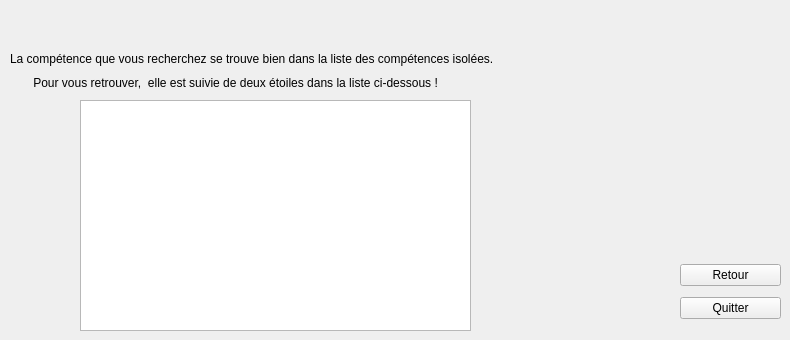
    <widget class="QWidget" name="page_24">
     <widget class="QTextBrowser" name="textBrowser_23">
      <property name="geometry">
       <rect>
        <x>80</x>
        <y>100</y>
        <width>391</width>
        <height>231</height>
       </rect>
      </property>
     </widget>
     <widget class="QWidget" name="verticalLayoutWidget_29">
      <property name="geometry">
       <rect>
        <x>680</x>
        <y>259</y>
        <width>101</width>
        <height>66</height>
       </rect>
      </property>
      <layout class="QVBoxLayout" name="verticalLayout_29">
       <item>
        <widget class="QPushButton" name="pushButton_70">
         <property name="text">
          <string>Retour</string>
         </property>
        </widget>
       </item>
       <item>
        <widget class="QPushButton" name="pushButton_71">
         <property name="text">
          <string>Quitter</string>
         </property>
        </widget>
       </item>
      </layout>
     </widget>
     <widget class="QLabel" name="label_53">
      <property name="geometry">
       <rect>
        <x>77</x>
        <y>20</y>
        <width>671</width>
        <height>20</height>
       </rect>
      </property>
      <property name="text">
       <string/>
      </property>
     </widget>
     <widget class="QWidget" name="verticalLayoutWidget_30">
      <property name="geometry">
       <rect>
        <x>10</x>
        <y>50</y>
        <width>549</width>
        <height>42</height>
       </rect>
      </property>
      <layout class="QVBoxLayout" name="verticalLayout_30">
       <item>
        <widget class="QLabel" name="label_52">
         <property name="text">
          <string>La compétence que vous recherchez se trouve bien dans la liste des compétences isolées.</string>
         </property>
        </widget>
       </item>
       <item>
        <widget class="QLabel" name="label_55">
         <property name="text">
          <string>       Pour vous retrouver,  elle est suivie de deux étoiles dans la liste ci-dessous !</string>
         </property>
        </widget>
       </item>
      </layout>
     </widget>
    </widget>
